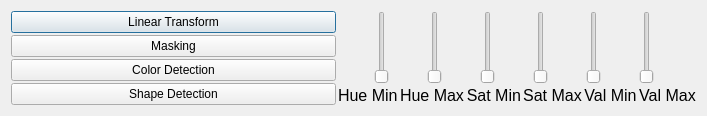
<?xml version="1.0" encoding="UTF-8"?>
<ui version="4.0">
 <class>ImageEnhancement</class>
 <widget class="QDialog" name="ImageEnhancement">
  <property name="geometry">
   <rect>
    <x>0</x>
    <y>0</y>
    <width>707</width>
    <height>112</height>
   </rect>
  </property>
  <property name="windowTitle">
   <string>Dialog</string>
  </property>
  <layout class="QGridLayout" name="gridLayout">
   <item row="0" column="0">
    <layout class="QHBoxLayout" name="horizontalLayout_2" stretch="2,10">
     <property name="spacing">
      <number>2</number>
     </property>
     <item>
      <layout class="QVBoxLayout" name="verticalLayout_2" stretch="20,20,20,20">
       <property name="sizeConstraint">
        <enum>QLayout::SetMinimumSize</enum>
       </property>
       <item>
        <widget class="QPushButton" name="_img">
         <property name="sizePolicy">
          <sizepolicy hsizetype="Minimum" vsizetype="Fixed">
           <horstretch>0</horstretch>
           <verstretch>20</verstretch>
          </sizepolicy>
         </property>
         <property name="minimumSize">
          <size>
           <width>0</width>
           <height>0</height>
          </size>
         </property>
         <property name="maximumSize">
          <size>
           <width>16777215</width>
           <height>16777215</height>
          </size>
         </property>
         <property name="text">
          <string>Linear Transform</string>
         </property>
        </widget>
       </item>
       <item>
        <widget class="QPushButton" name="btn_msking_img">
         <property name="sizePolicy">
          <sizepolicy hsizetype="Minimum" vsizetype="Fixed">
           <horstretch>0</horstretch>
           <verstretch>20</verstretch>
          </sizepolicy>
         </property>
         <property name="minimumSize">
          <size>
           <width>0</width>
           <height>0</height>
          </size>
         </property>
         <property name="maximumSize">
          <size>
           <width>16777215</width>
           <height>16777215</height>
          </size>
         </property>
         <property name="text">
          <string>Masking</string>
         </property>
        </widget>
       </item>
       <item>
        <widget class="QPushButton" name="btn_color_detection">
         <property name="sizePolicy">
          <sizepolicy hsizetype="Minimum" vsizetype="Fixed">
           <horstretch>0</horstretch>
           <verstretch>20</verstretch>
          </sizepolicy>
         </property>
         <property name="minimumSize">
          <size>
           <width>0</width>
           <height>0</height>
          </size>
         </property>
         <property name="maximumSize">
          <size>
           <width>16777215</width>
           <height>16777215</height>
          </size>
         </property>
         <property name="text">
          <string>Color Detection</string>
         </property>
        </widget>
       </item>
       <item>
        <widget class="QPushButton" name="btn_shape_detection">
         <property name="sizePolicy">
          <sizepolicy hsizetype="Minimum" vsizetype="Fixed">
           <horstretch>0</horstretch>
           <verstretch>20</verstretch>
          </sizepolicy>
         </property>
         <property name="minimumSize">
          <size>
           <width>0</width>
           <height>0</height>
          </size>
         </property>
         <property name="maximumSize">
          <size>
           <width>16777215</width>
           <height>16777215</height>
          </size>
         </property>
         <property name="text">
          <string>Shape Detection</string>
         </property>
        </widget>
       </item>
      </layout>
     </item>
     <item>
      <layout class="QVBoxLayout" name="verticalLayout" stretch="10,2">
       <property name="spacing">
        <number>2</number>
       </property>
       <property name="sizeConstraint">
        <enum>QLayout::SetMaximumSize</enum>
       </property>
       <item>
        <layout class="QHBoxLayout" name="horizontalLayout_4">
         <item>
          <widget class="QSlider" name="slider_hue_min">
           <property name="orientation">
            <enum>Qt::Vertical</enum>
           </property>
          </widget>
         </item>
         <item>
          <widget class="QSlider" name="slider_hue_max">
           <property name="orientation">
            <enum>Qt::Vertical</enum>
           </property>
          </widget>
         </item>
         <item>
          <widget class="QSlider" name="slider_sat_min">
           <property name="orientation">
            <enum>Qt::Vertical</enum>
           </property>
          </widget>
         </item>
         <item>
          <widget class="QSlider" name="slider_sat_max">
           <property name="orientation">
            <enum>Qt::Vertical</enum>
           </property>
          </widget>
         </item>
         <item>
          <widget class="QSlider" name="slider_val_min">
           <property name="sizePolicy">
            <sizepolicy hsizetype="Fixed" vsizetype="Expanding">
             <horstretch>0</horstretch>
             <verstretch>0</verstretch>
            </sizepolicy>
           </property>
           <property name="orientation">
            <enum>Qt::Vertical</enum>
           </property>
          </widget>
         </item>
         <item>
          <widget class="QSlider" name="slider_val_max">
           <property name="orientation">
            <enum>Qt::Vertical</enum>
           </property>
          </widget>
         </item>
        </layout>
       </item>
       <item>
        <layout class="QHBoxLayout" name="horizontalLayout_3">
         <item>
          <widget class="QLabel" name="lbl_hue_min">
           <property name="sizePolicy">
            <sizepolicy hsizetype="Fixed" vsizetype="Fixed">
             <horstretch>0</horstretch>
             <verstretch>0</verstretch>
            </sizepolicy>
           </property>
           <property name="font">
            <font>
             <pointsize>12</pointsize>
            </font>
           </property>
           <property name="text">
            <string>Hue Min</string>
           </property>
          </widget>
         </item>
         <item>
          <widget class="QLabel" name="lbl_hue_max">
           <property name="sizePolicy">
            <sizepolicy hsizetype="Fixed" vsizetype="Fixed">
             <horstretch>0</horstretch>
             <verstretch>0</verstretch>
            </sizepolicy>
           </property>
           <property name="font">
            <font>
             <pointsize>12</pointsize>
            </font>
           </property>
           <property name="text">
            <string>Hue Max</string>
           </property>
          </widget>
         </item>
         <item>
          <widget class="QLabel" name="lbl_sat_min">
           <property name="sizePolicy">
            <sizepolicy hsizetype="Fixed" vsizetype="Fixed">
             <horstretch>0</horstretch>
             <verstretch>0</verstretch>
            </sizepolicy>
           </property>
           <property name="font">
            <font>
             <pointsize>12</pointsize>
            </font>
           </property>
           <property name="text">
            <string>Sat Min</string>
           </property>
           <property name="alignment">
            <set>Qt::AlignRight|Qt::AlignTrailing|Qt::AlignVCenter</set>
           </property>
          </widget>
         </item>
         <item>
          <widget class="QLabel" name="lbl_sat_max">
           <property name="sizePolicy">
            <sizepolicy hsizetype="Fixed" vsizetype="Fixed">
             <horstretch>0</horstretch>
             <verstretch>0</verstretch>
            </sizepolicy>
           </property>
           <property name="font">
            <font>
             <pointsize>12</pointsize>
            </font>
           </property>
           <property name="text">
            <string>Sat Max</string>
           </property>
           <property name="alignment">
            <set>Qt::AlignCenter</set>
           </property>
          </widget>
         </item>
         <item>
          <widget class="QLabel" name="lbl_val_min">
           <property name="sizePolicy">
            <sizepolicy hsizetype="Fixed" vsizetype="Fixed">
             <horstretch>0</horstretch>
             <verstretch>0</verstretch>
            </sizepolicy>
           </property>
           <property name="font">
            <font>
             <pointsize>12</pointsize>
            </font>
           </property>
           <property name="text">
            <string>Val Min</string>
           </property>
           <property name="alignment">
            <set>Qt::AlignCenter</set>
           </property>
          </widget>
         </item>
         <item>
          <widget class="QLabel" name="lbl_val_max">
           <property name="sizePolicy">
            <sizepolicy hsizetype="Fixed" vsizetype="Fixed">
             <horstretch>0</horstretch>
             <verstretch>0</verstretch>
            </sizepolicy>
           </property>
           <property name="font">
            <font>
             <pointsize>12</pointsize>
            </font>
           </property>
           <property name="text">
            <string>Val Max</string>
           </property>
           <property name="alignment">
            <set>Qt::AlignCenter</set>
           </property>
          </widget>
         </item>
        </layout>
       </item>
      </layout>
     </item>
    </layout>
   </item>
  </layout>
 </widget>
 <resources/>
 <connections/>
</ui>
